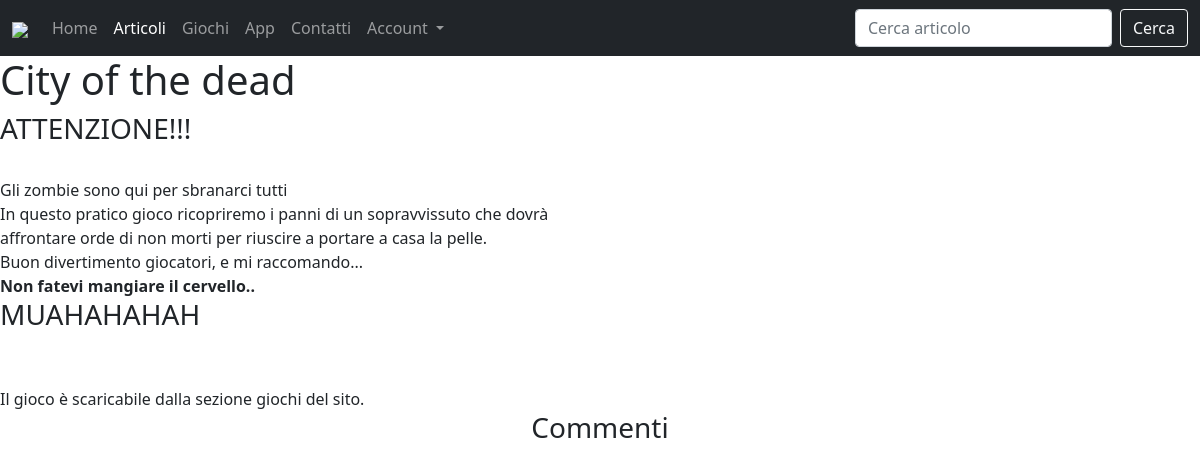
Page /articles/view/city-of-the-dead on the committed database.
### model.py (models this page shows, shortened)
class Articolo(db.Model):
    __tablename__ = "articoli"
    titolo = db.Column("titolo", db.String(50), unique=True, primary_key=True)
    contenuto = db.Column("contenuto", db.Text)
    immagini = db.Column("immagini", db.String(200))
    categoria = db.Column("categoria", db.String(20))
    data_pubblicazione = db.Column("data_pubblicazione", db.Date)
    visualizzazioni = db.Column("visualizzazioni", db.Integer)
    anteprima = db.Column("anteprima_testo", db.Text)
    slug = db.Column("slug", db.String(40), unique=True)
    post_rel = db.Column("post", db.String(100), db.ForeignKey("post_salvati.post"))

### main.py (the view)
@app.route("/articles/view/<title>", methods=["GET", "POST"])
def view_article(title):
    if request.method == "POST":
        utente = request.form["user"]
        testo = request.form["testo"]
        articolo = request.form["articolo"]
        try:
            comment = Commento(testo, utente, articolo)
            db.session.add(comment)
            db.session.commit()
            return redirect(request.url)
        except Exception as e:
            return str(e)
    else:
        arts = Articolo.query.filter_by(slug=title).first()
        arts.visualizzazioni += 1
        comments = Commento.query.filter_by(titolo_articolo=arts.titolo).all()
        db.session.commit()
        if request.cookies.get("username"):
            saved = "false"
            art = PostSalvato.query.filter_by(articolo=title, utente=session['username']).first()
            if art != None:
                saved = "true"
            else:
                saved = "false"
            return render_template("article.html", article=arts, saved=saved, name=request.cookies.get("username"), commenti=comments)
        else:
            return render_template("article.html", article=arts, commenti=comments)

### templates/article.html (shortened to what this page needs)
{% extends "template.html" %}
{% block head %}
  {{super()}}
{% endblock %}
{% block menu %}
  {{super()}}
{% endblock %}
{% block content %}
  <h1>{{article.titolo}}</h1>
  {{article.contenuto | safe}}<br>
  <h3 class="text-center">Commenti</h3>
{% endblock %}

### rows in the picture
Articolo: titolo "City of the dead", contenuto "ATTENZIONE!!! Gli zombie sono qui per sbranarci tutti In questo pratico gioco ricopriremo i panni di un sopravvissuto che dovrà affrontare orde di non morti per riuscire a portare a casa la pelle. Buon divertimento giocatori, e mi raccomando... Non fatevi mangiare il cervello.. MUAHAHAHAH Il gioco è scaricabile dalla sezione giochi del sito."
